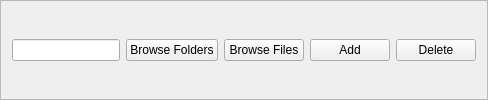
         <widget class="QFrame" name="frame02_02">
          <property name="frameShape">
           <enum>QFrame::StyledPanel</enum>
          </property>
          <property name="frameShadow">
           <enum>QFrame::Raised</enum>
          </property>
          <layout class="QHBoxLayout" name="horizontalLayout">
           <item>
            <widget class="QLineEdit" name="lineEdit_fileText01">
             <property name="sizePolicy">
              <sizepolicy hsizetype="Expanding" vsizetype="Fixed">
               <horstretch>0</horstretch>
               <verstretch>0</verstretch>
              </sizepolicy>
             </property>
            </widget>
           </item>
           <item>
            <widget class="QPushButton" name="pushButton_browseDirs01">
             <property name="text">
              <string>Browse Folders</string>
             </property>
            </widget>
           </item>
           <item>
            <widget class="QPushButton" name="pushButton_browseFiles01">
             <property name="text">
              <string>Browse Files</string>
             </property>
            </widget>
           </item>
           <item>
            <widget class="QPushButton" name="pushButton_add01">
             <property name="text">
              <string>Add</string>
             </property>
            </widget>
           </item>
           <item>
            <widget class="QPushButton" name="pushButton_delete01">
             <property name="text">
              <string>Delete</string>
             </property>
            </widget>
           </item>
          </layout>
         </widget>
